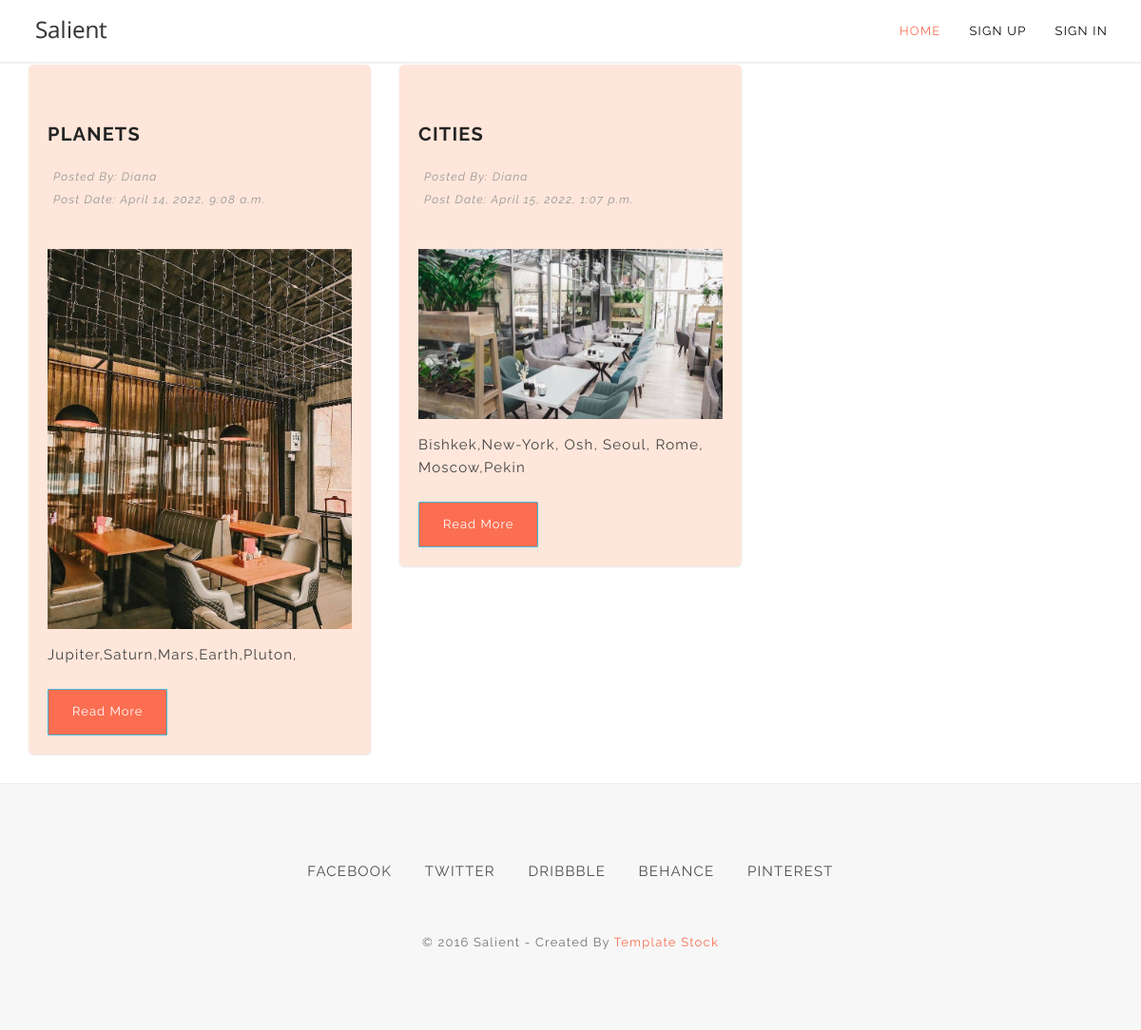
The app's page /blog-list/ with its own data.
### blog/models.py (models this page shows, shortened)
class Post(Model):
    title = models.CharField(max_length=100)
    content = models.TextField()
    post_date = models.DateTimeField(default=timezone.now)
    author = models.ForeignKey(User, on_delete=models.CASCADE)
    image = models.ImageField(default='default.jpg', upload_to='post_image/')

### blog/views.py (the view)
# urls.py: path('blog-list/', PostListView.as_view(), name='blog-list'),
class PostListView(ListView):
    model = Post
    template_name = 'blog/blog_list.html'
    context_object_name = 'object_list'
    ordering = ['-post_date']  #выводит последний добавленный пост
    def get_queryset(self, *args, **kwargs):
        qs = Post.objects.all()
        query = self.request.GET.get('q', None)
        if query is not None:
            qs = qs.filter(
                Q(title__incontains=query) |
                Q(author__username__incontains=query)
            )
        return qs

### blog/templates/blog/blog_list.html (shortened to what this page needs)
{% extends 'blog/base.html' %}
{% load static %}
{% block content %}
    <link rel="stylesheet" href="https://cdnjs.cloudflare.com/ajax/libs/material-design-iconic-font/2.2.0/css/material-design-iconic-font.min.css">
<link rel="stylesheet" href="{% static 'css/style2.min.css' %}">
<div class="container blog-page">
    <div class="row clearfix">
        {% for post in object_list %}
        <div class="col-lg-4 col-md-12">
            <div class="card single_post" style="background-color: #ffe6da">
                <div class="header">
                </div>
                <div class="body">
                    <h3 class="m-t-0 m-b-5"><a href="blog-details.html">{{ post.title}}</a></h3>
                    <ul class="meta">
                        <li><a href="javascript:void(0);">Posted By: {{ post.author }}</a></li>
                        <p><li><a href="javascript:void(0);">Post Date: {{ post.post_date }}</a></li></p>
                    </ul>
                </div>
                <div class="body">
                    <div class="img-post m-b-15">
                        <img src="{{ post.image.url}}" alt="Awesome Image">
                    </div>
                    <p>{{ post.content }}</p>
                    <br>
                    <a href="{% url 'post-detail' post.pk %}" title="read more" style="background-color: #fc6e51" class="btn btn-round btn-info">Read More</a>
                </div>
            </div>
        </div>
        {% endfor %}
    </div>
</div>
{% endblock %}

### blog/templates/blog/base.html (shortened to what this page needs)
{% load static %}
<head>
  <link rel="stylesheet" href="{% static 'css/bootstrap.min.css' %}">
  <link rel="stylesheet" href="{% static 'css/style.css' %}">
  <link rel="stylesheet" href="{% static 'css/animate.css' %}">
  <link rel="stylesheet" href="{% static 'css/font-awesome.min.css' %}">
  <link rel="stylesheet" href="{% static 'css/et-line-font/style.css' %}">
  <link rel="stylesheet" href="{% static 'css/bxslider/jquery.bxslider.css' %}">
  <link rel="stylesheet" href="{% static 'css/owl-carousel/owl.carousel.css' %}">
  <link rel="stylesheet" href="{% static 'css/owl-carousel/owl.theme.css' %}">
  <link rel="stylesheet" href="{% static 'css/owl-carousel/owl.transitions.css' %}">
  <link rel="stylesheet" href="{% static 'css/magnific-popup/magnific-popup.css' %}">
</head>
<header class="header">
    <nav class="navbar navbar-default navbar-static-top">
      <div class="container">
        <div class="navbar-header">
           <a class="navbar-brand" href="#"><img src="assets/images/logo.png" alt=""></a>
        </div>
        <div class="collapse navbar-collapse" id="navigation-nav">
          <ul class="nav navbar-nav navbar-right">
            <li class="active"><a class="section-scroll" href="{% url 'blog-home' %}">Home</a></li>
              {% if request.user.is_authenticated %}
              <li><a href="{% url 'profile' %}">Profile</a></li>
                  <li><a href="{% url 'post-create' %}">Create Post</a></li>
                 <li><a href="{% url 'logout' %}">Logout</a></li>
              {% else %}
                  <li><a href="{% url 'register' %}">Sign Up</a></li>
                  <li><a href="{% url 'login' %}">Sign In</a></li>
              {% endif %}
          </ul>
        </div>
      </div>
    </nav>
  </header>
{% block content %}
{% endblock %}
<footer>
      <div id="footer-section" class="text-center">
        <div class="container">
          <div class="row">
            <div class="col-sm-8 col-sm-offset-2">
              <ul class="footer-social-links">
                <li><a href="#">Facebook</a></li>
                <li><a href="#">Twitter</a></li>
                <li><a href="#">Dribbble</a></li>
                <li><a href="#">Behance</a></li>
                <li><a href="#">Pinterest</a></li>
              </ul>
              <p class="copyright">
                &copy; 2016 Salient - Created By <a href="http://templatestock.co">Template Stock</a>
              </p>
            </div>
          </div>
        </div>
      </div>
    </footer>

### blog/static/css/style.css (style rules this page uses)
a { color: #fc6e51; -webkit-transition: all .25s ease-in-out; -moz-transition: all .25s ease-in-out; -ms-transition: all .25s ease-in-out; -o-transition: all .25s ease-in-out; transition: all .25s ease-in-out; }
img { max-width: 100%; }
h1, h2, h3, h4, h5, h6, .h1, .h2, .h3, .h4, .h5, .h6 { font-weight: 700; color: #1f2021; text-transform: uppercase; }
h1, .h1, h2, .h2, h3, .h3 { margin-top: 0; margin-bottom: 20px; }
h3 { font-size: 17px; }
p { margin: 0; }
.btn { font-size: 13px; letter-spacing: 1px; padding: 14px 25px; border-radius: 1px; -webkit-transition: all .25s ease-in-out; -moz-transition: all .25s ease-in-out; -ms-transition: all .25s ease-in-out; -o-transition: all .25s ease-in-out; transition: all .25s ease-in-out; }
.navbar-default { background: #fff; border: none; width: 100%; margin-bottom: 0; position: absolute; top: 0; border-bottom: 2px solid #f0f0f0; }
.navbar-nav { margin: 7.5px -10px; }
.navbar-default .navbar-nav > li > a { color: #060606; text-transform: uppercase; -webkit-transition: color .3s ease-in-out; -moz-transition: color .3s ease-in-out; -ms-transition: color .3s ease-in-out; -o-transition: color .3s ease-in-out; transition: color .3s ease-in-out; }
.navbar-default .navbar-nav > .active > a, .navbar-default .navbar-nav > .active > a:hover, .navbar-default .navbar-nav > .active > a:focus { background: transparent; color: #fc6e51; }
#footer-section { padding: 80px 0; background: #F7F7F7; border-top: 1px solid #EEEEEE; }
ul.footer-social-links { list-style-type: none; padding: 0; }
ul.footer-social-links li { display: inline-block; margin-left: 30px; }
ul.footer-social-links li:first-child { margin: 0; }
ul.footer-social-links li a { font-size: 15px; color: #4F4F4F; display: block; text-transform: uppercase; }
ul.footer-social-links li a:after { content: ""; display: block; left: 0; right: 0; height: 1px; background: #fe8869; opacity: 0; -webkit-transform: translateY(5px); -moz-transform: translateY(5px); -ms-transform: translateY(5px); -o-transform: translateY(5px); transform: translateY(5px); -webkit-transition: all .3s ease; -moz-transition: all .3s ease; -ms-transition: all .3s ease; -o-transition: all .3s ease; transition: all .3s ease; }
p.copyright { padding-top: 40px; }

### records on screen
Post: title "PLANETS", author "Diana", post_date "April 14, 2022, 9:08 a.m.", image (picture), content "Jupiter,Saturn,Mars,Earth,Pluton,"
Post: title "CITIES", author "Diana", post_date "April 15, 2022, 1:07 p.m.", image (picture), content "Bishkek,New-York, Osh, Seoul, Rome, Moscow,Pekin"
